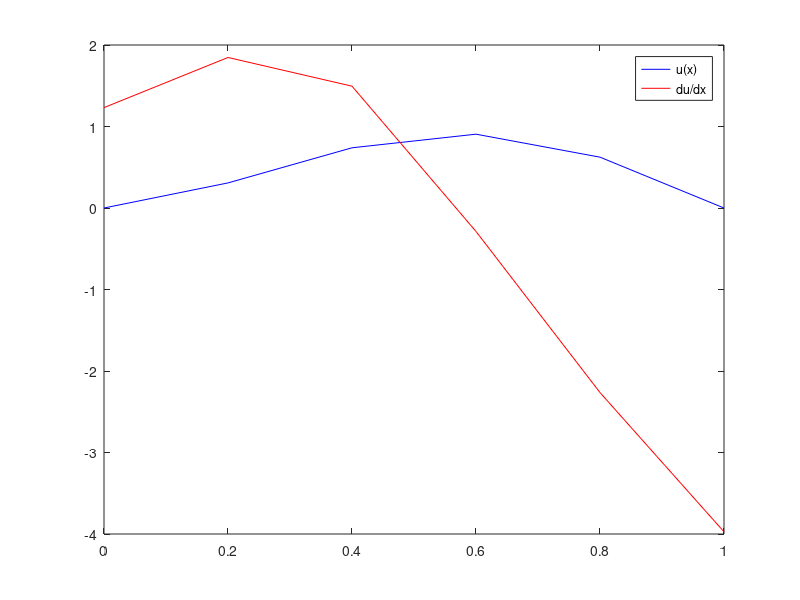

The MATLAB script that drew this image:
function derivada_parcial_con_diff_central

  clc

  c = 12/((0.2)^2);

  K = [2 -1 0 0
        -1 2 -1 0
        0 -1 2 -1
        0 0 -1 2];

  M = [((0.2)^2) 0 0 0
       0 ((0.4)^2) 0 0
       0 0 ((0.6)^2) 0
       0 0 0 ((0.8)^2)];

  M_aux = -inv(M)*c*K;

  u0 = [sin(0.2 * pi); sin(0.4 * pi); sin(0.6 * pi); sin(0.8 * pi)];
  du0 = [3;3;3;3];

  dt = 0.001;
  t = 0:dt:1;
  size = length(t);

  u = zeros(4, size);
  u(:,1) = u0;

  u_ant = u0 - dt*du0 + (dt^2)/2 * M_aux*u0;

  for i = 1: size-1

    if i==1
      u(:,i+1) = (2 * eye(4) + (dt^2) * M_aux) * u(:,i) - eye(4) * u_ant;
    else
      u(:,i+1) = (2 * eye(4) + (dt^2) * M_aux) * u(:,i) - eye(4) * u(:,i-1);
    endif

  endfor

  %plot(t, u(1,:))

  %% practica derivada

  dx = 0.2 % paso entre las x

  x = 0:dx:1;
  size_x = length(x);

  du_dx = zeros(size_x,size);

  u_aux = zeros(size_x,size);

  % Para cada valor de t, grafico U(x)
  for i = 1 : size
    u_aux(:,i) = [0 ; u(:,i) ; 0]; % Para cada t sabemos que en X = 0 y X = 1 su valor es 0
  endfor

  for j = 1 : size  % Itero cada valor de t
      for i = 1 : size_x
          if i == 1
              du_dx(i,j) = (1/(2*dx)) * (-3*u_aux(i,j) + 4*u_aux(i+1,j) - u_aux(i+2,j));
          elseif i == size_x
              du_dx(i,j) = (1/(2*dx)) * (3*u_aux(i,j) - 4*u_aux(i-1,j) + u_aux(i-2,j));
          else
              du_dx(i,j) = (1/(2*dx)) * (u_aux(i+1,j) - u_aux(i-1,j));
          endif
      endfor
  endfor

  % Ejemplo t = 30
  plot(x, u_aux(:,30), 'b', x, du_dx(:,30), 'r')
  legend('u(x)', 'du/dx')

  u_aux(:,30)
  du_dx(:,30)


endfunction

